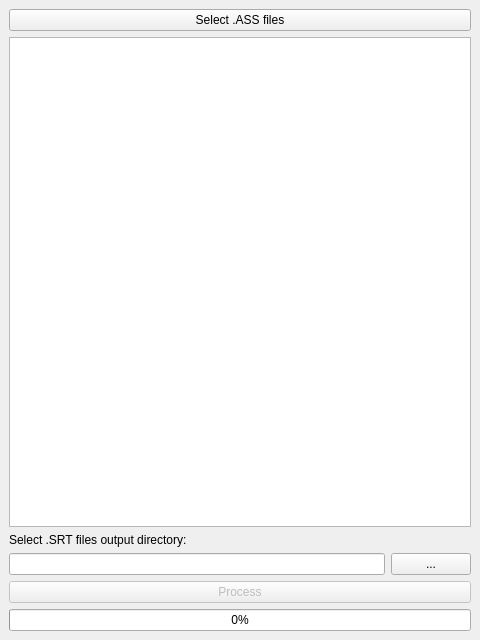
<?xml version="1.0" encoding="UTF-8"?>
<ui version="4.0">
 <class>MainWindow</class>
 <widget class="QMainWindow" name="MainWindow">
  <property name="geometry">
   <rect>
    <x>0</x>
    <y>0</y>
    <width>480</width>
    <height>640</height>
   </rect>
  </property>
  <property name="windowTitle">
   <string>ASS to SRT Converter</string>
  </property>
  <property name="windowIcon">
   <iconset>
    <normaloff>../../res/icon.png</normaloff>
    <normalon>../../res/icon.png</normalon>
    <disabledoff>../../res/icon.png</disabledoff>
    <disabledon>../../res/icon.png</disabledon>
    <activeoff>../../res/icon.png</activeoff>
    <activeon>../../res/icon.png</activeon>
    <selectedoff>../../res/icon.png</selectedoff>
    <selectedon>../../res/icon.png</selectedon>../../res/icon.png</iconset>
  </property>
  <widget class="QWidget" name="centralwidget">
   <layout class="QVBoxLayout" name="verticalLayout">
    <item>
     <widget class="QPushButton" name="selectAssButton">
      <property name="text">
       <string>Select .ASS files</string>
      </property>
     </widget>
    </item>
    <item>
     <widget class="QListWidget" name="fileListWidget"/>
    </item>
    <item>
     <widget class="QLabel" name="outputLabel">
      <property name="text">
       <string>Select .SRT files output directory:</string>
      </property>
     </widget>
    </item>
    <item>
     <layout class="QHBoxLayout" name="horizontalLayout">
      <item>
       <widget class="QLineEdit" name="outputFolderEdit">
        <property name="enabled">
         <bool>true</bool>
        </property>
        <property name="readOnly">
         <bool>true</bool>
        </property>
       </widget>
      </item>
      <item>
       <widget class="QPushButton" name="selectOutputFolderButton">
        <property name="text">
         <string>...</string>
        </property>
       </widget>
      </item>
     </layout>
    </item>
    <item>
     <widget class="QPushButton" name="processButton">
      <property name="enabled">
       <bool>false</bool>
      </property>
      <property name="text">
       <string>Process</string>
      </property>
     </widget>
    </item>
    <item>
     <widget class="QProgressBar" name="progressBar">
      <property name="minimum">
       <number>0</number>
      </property>
      <property name="maximum">
       <number>100</number>
      </property>
      <property name="value">
       <number>0</number>
      </property>
      <property name="textVisible">
       <bool>true</bool>
      </property>
     </widget>
    </item>
   </layout>
  </widget>
 </widget>
 <resources/>
 <connections/>
</ui>
